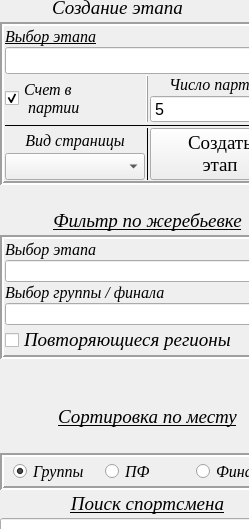
    <widget class="QWidget" name="page_6">
     <property name="geometry">
      <rect>
       <x>0</x>
       <y>0</y>
       <width>249</width>
       <height>529</height>
      </rect>
     </property>
     <attribute name="label">
      <string>Система</string>
     </attribute>
     <widget class="QLabel" name="label_18">
      <property name="geometry">
       <rect>
        <x>12</x>
        <y>0</y>
        <width>211</width>
        <height>16</height>
       </rect>
      </property>
      <property name="font">
       <font>
        <family>Times New Roman</family>
        <pointsize>14</pointsize>
        <weight>50</weight>
        <italic>true</italic>
        <bold>false</bold>
        <underline>true</underline>
       </font>
      </property>
      <property name="text">
       <string>Создание этапа</string>
      </property>
      <property name="alignment">
       <set>Qt::AlignCenter</set>
      </property>
     </widget>
     <widget class="QWidget" name="verticalLayoutWidget">
      <property name="geometry">
       <rect>
        <x>0</x>
        <y>20</y>
        <width>295</width>
        <height>520</height>
       </rect>
      </property>
      <layout class="QVBoxLayout" name="verticalLayout_57" stretch="0,0,0,0,0,0,0,0,0,0,0,0">
       <property name="spacing">
        <number>3</number>
       </property>
       <property name="sizeConstraint">
        <enum>QLayout::SetNoConstraint</enum>
       </property>
       <property name="leftMargin">
        <number>0</number>
       </property>
       <property name="topMargin">
        <number>2</number>
       </property>
       <property name="rightMargin">
        <number>0</number>
       </property>
       <property name="bottomMargin">
        <number>0</number>
       </property>
       <item>
        <widget class="QFrame" name="frame_2">
         <property name="frameShape">
          <enum>QFrame::Box</enum>
         </property>
         <property name="frameShadow">
          <enum>QFrame::Sunken</enum>
         </property>
         <property name="lineWidth">
          <number>2</number>
         </property>
         <layout class="QGridLayout" name="gridLayout_7">
          <property name="leftMargin">
           <number>1</number>
          </property>
          <property name="topMargin">
           <number>1</number>
          </property>
          <property name="rightMargin">
           <number>1</number>
          </property>
          <property name="bottomMargin">
           <number>1</number>
          </property>
          <property name="spacing">
           <number>1</number>
          </property>
          <item row="5" column="2">
           <widget class="QSpinBox" name="spinBox">
            <property name="sizePolicy">
             <sizepolicy hsizetype="Expanding" vsizetype="Fixed">
              <horstretch>0</horstretch>
              <verstretch>0</verstretch>
             </sizepolicy>
            </property>
            <property name="font">
             <font>
              <pointsize>12</pointsize>
             </font>
            </property>
            <property name="minimum">
             <number>3</number>
            </property>
            <property name="maximum">
             <number>7</number>
            </property>
            <property name="singleStep">
             <number>2</number>
            </property>
            <property name="value">
             <number>5</number>
            </property>
           </widget>
          </item>
          <item row="4" column="2">
           <widget class="QLabel" name="label_62">
            <property name="font">
             <font>
              <family>Times New Roman</family>
              <pointsize>12</pointsize>
              <italic>true</italic>
             </font>
            </property>
            <property name="text">
             <string>Число партий:</string>
            </property>
            <property name="alignment">
             <set>Qt::AlignCenter</set>
            </property>
           </widget>
          </item>
          <item row="4" column="0" rowspan="2">
           <widget class="QCheckBox" name="checkBox_visible_game">
            <property name="sizePolicy">
             <sizepolicy hsizetype="Expanding" vsizetype="Fixed">
              <horstretch>0</horstretch>
              <verstretch>0</verstretch>
             </sizepolicy>
            </property>
            <property name="font">
             <font>
              <family>Times New Roman</family>
              <pointsize>12</pointsize>
              <italic>true</italic>
             </font>
            </property>
            <property name="layoutDirection">
             <enum>Qt::LeftToRight</enum>
            </property>
            <property name="text">
             <string>Счет в
 партии</string>
            </property>
            <property name="checked">
             <bool>true</bool>
            </property>
           </widget>
          </item>
          <item row="1" column="0">
           <widget class="QLabel" name="label_10">
            <property name="sizePolicy">
             <sizepolicy hsizetype="Expanding" vsizetype="Minimum">
              <horstretch>0</horstretch>
              <verstretch>0</verstretch>
             </sizepolicy>
            </property>
            <property name="font">
             <font>
              <family>Times New Roman</family>
              <pointsize>12</pointsize>
              <italic>true</italic>
              <underline>true</underline>
             </font>
            </property>
            <property name="text">
             <string>Выбор этапа</string>
            </property>
           </widget>
          </item>
          <item row="8" column="0" colspan="3">
           <widget class="Line" name="line_17">
            <property name="frameShadow">
             <enum>QFrame::Plain</enum>
            </property>
            <property name="orientation">
             <enum>Qt::Horizontal</enum>
            </property>
           </widget>
          </item>
          <item row="2" column="0" colspan="3">
           <widget class="QComboBox" name="comboBox_etap">
            <property name="sizePolicy">
             <sizepolicy hsizetype="Expanding" vsizetype="Fixed">
              <horstretch>0</horstretch>
              <verstretch>0</verstretch>
             </sizepolicy>
            </property>
            <property name="font">
             <font>
              <pointsize>12</pointsize>
              <italic>true</italic>
             </font>
            </property>
            <property name="editable">
             <bool>true</bool>
            </property>
           </widget>
          </item>
          <item row="9" column="1" rowspan="2">
           <widget class="Line" name="line_13">
            <property name="frameShadow">
             <enum>QFrame::Plain</enum>
            </property>
            <property name="orientation">
             <enum>Qt::Vertical</enum>
            </property>
           </widget>
          </item>
          <item row="10" column="0">
           <widget class="QComboBox" name="comboBox_page_vid">
            <property name="sizePolicy">
             <sizepolicy hsizetype="Expanding" vsizetype="Expanding">
              <horstretch>0</horstretch>
              <verstretch>0</verstretch>
             </sizepolicy>
            </property>
            <property name="font">
             <font>
              <pointsize>12</pointsize>
             </font>
            </property>
           </widget>
          </item>
          <item row="9" column="0">
           <widget class="QLabel" name="label_13">
            <property name="sizePolicy">
             <sizepolicy hsizetype="Preferred" vsizetype="MinimumExpanding">
              <horstretch>0</horstretch>
              <verstretch>0</verstretch>
             </sizepolicy>
            </property>
            <property name="font">
             <font>
              <family>Times New Roman</family>
              <pointsize>12</pointsize>
              <italic>true</italic>
             </font>
            </property>
            <property name="text">
             <string>Вид страницы</string>
            </property>
            <property name="alignment">
             <set>Qt::AlignCenter</set>
            </property>
           </widget>
          </item>
          <item row="9" column="2" rowspan="2">
           <widget class="QPushButton" name="Button_etap_made">
            <property name="sizePolicy">
             <sizepolicy hsizetype="Expanding" vsizetype="Expanding">
              <horstretch>0</horstretch>
              <verstretch>0</verstretch>
             </sizepolicy>
            </property>
            <property name="font">
             <font>
              <family>Times New Roman</family>
              <pointsize>14</pointsize>
             </font>
            </property>
            <property name="text">
             <string>Создать
этап</string>
            </property>
            <property name="iconSize">
             <size>
              <width>16</width>
              <height>16</height>
             </size>
            </property>
            <property name="checkable">
             <bool>false</bool>
            </property>
            <property name="default">
             <bool>false</bool>
            </property>
            <property name="flat">
             <bool>false</bool>
            </property>
           </widget>
          </item>
          <item row="4" column="1" rowspan="2">
           <widget class="Line" name="line_18">
            <property name="frameShadow">
             <enum>QFrame::Raised</enum>
            </property>
            <property name="orientation">
             <enum>Qt::Vertical</enum>
            </property>
           </widget>
          </item>
         </layout>
        </widget>
       </item>
       <item>
        <spacer name="verticalSpacer_3">
         <property name="orientation">
          <enum>Qt::Vertical</enum>
         </property>
         <property name="sizeHint" stdset="0">
          <size>
           <width>20</width>
           <height>40</height>
          </size>
         </property>
        </spacer>
       </item>
       <item>
        <widget class="QLabel" name="label_20">
         <property name="font">
          <font>
           <family>Times New Roman</family>
           <pointsize>14</pointsize>
           <weight>50</weight>
           <italic>true</italic>
           <bold>false</bold>
           <underline>true</underline>
          </font>
         </property>
         <property name="text">
          <string>&lt;html&gt;&lt;head/&gt;&lt;body&gt;&lt;p&gt;Фильтр по жеребьевке&lt;/p&gt;&lt;/body&gt;&lt;/html&gt;</string>
         </property>
         <property name="alignment">
          <set>Qt::AlignCenter</set>
         </property>
        </widget>
       </item>
       <item>
        <widget class="QFrame" name="frame_3">
         <property name="frameShape">
          <enum>QFrame::Box</enum>
         </property>
         <property name="frameShadow">
          <enum>QFrame::Sunken</enum>
         </property>
         <property name="lineWidth">
          <number>2</number>
         </property>
         <layout class="QGridLayout" name="gridLayout_8">
          <property name="leftMargin">
           <number>1</number>
          </property>
          <property name="topMargin">
           <number>1</number>
          </property>
          <property name="rightMargin">
           <number>1</number>
          </property>
          <property name="bottomMargin">
           <number>1</number>
          </property>
          <property name="spacing">
           <number>1</number>
          </property>
          <item row="1" column="0">
           <widget class="QComboBox" name="comboBox_filter_choice_stage">
            <property name="editable">
             <bool>true</bool>
            </property>
           </widget>
          </item>
          <item row="3" column="0">
           <widget class="QComboBox" name="comboBox_filter_number_group_final">
            <property name="editable">
             <bool>true</bool>
            </property>
           </widget>
          </item>
          <item row="2" column="0">
           <widget class="QLabel" name="label_60">
            <property name="font">
             <font>
              <family>Times New Roman</family>
              <pointsize>12</pointsize>
              <italic>true</italic>
             </font>
            </property>
            <property name="text">
             <string>Выбор группы / финала</string>
            </property>
            <property name="alignment">
             <set>Qt::AlignLeading|Qt::AlignLeft|Qt::AlignVCenter</set>
            </property>
           </widget>
          </item>
          <item row="0" column="0">
           <widget class="QLabel" name="label_50">
            <property name="font">
             <font>
              <family>Times New Roman</family>
              <pointsize>12</pointsize>
              <italic>true</italic>
             </font>
            </property>
            <property name="text">
             <string>Выбор этапа</string>
            </property>
            <property name="alignment">
             <set>Qt::AlignLeading|Qt::AlignLeft|Qt::AlignVCenter</set>
            </property>
           </widget>
          </item>
          <item row="4" column="0">
           <widget class="QCheckBox" name="checkBox_repeat_regions">
            <property name="font">
             <font>
              <family>Times New Roman</family>
              <pointsize>14</pointsize>
              <italic>true</italic>
             </font>
            </property>
            <property name="text">
             <string>Повторяющиеся регионы</string>
            </property>
           </widget>
          </item>
         </layout>
        </widget>
       </item>
       <item>
        <spacer name="verticalSpacer_2">
         <property name="orientation">
          <enum>Qt::Vertical</enum>
         </property>
         <property name="sizeType">
          <enum>QSizePolicy::Expanding</enum>
         </property>
         <property name="sizeHint" stdset="0">
          <size>
           <width>20</width>
           <height>40</height>
          </size>
         </property>
        </spacer>
       </item>
       <item>
        <spacer name="verticalSpacer">
         <property name="orientation">
          <enum>Qt::Vertical</enum>
         </property>
         <property name="sizeHint" stdset="0">
          <size>
           <width>20</width>
           <height>40</height>
          </size>
         </property>
        </spacer>
       </item>
       <item>
        <widget class="QLabel" name="label_28">
         <property name="font">
          <font>
           <family>Times New Roman</family>
           <pointsize>14</pointsize>
           <weight>50</weight>
           <italic>true</italic>
           <bold>false</bold>
           <underline>true</underline>
          </font>
         </property>
         <property name="text">
          <string>&lt;html&gt;&lt;head/&gt;&lt;body&gt;&lt;p&gt;Сортировка по месту&lt;/p&gt;&lt;/body&gt;&lt;/html&gt;</string>
         </property>
         <property name="alignment">
          <set>Qt::AlignCenter</set>
         </property>
        </widget>
       </item>
       <item>
        <layout class="QHBoxLayout" name="horizontalLayout_6">
         <property name="spacing">
          <number>1</number>
         </property>
        </layout>
       </item>
       <item>
        <spacer name="verticalSpacer_4">
         <property name="orientation">
          <enum>Qt::Vertical</enum>
         </property>
         <property name="sizeHint" stdset="0">
          <size>
           <width>20</width>
           <height>40</height>
          </size>
         </property>
        </spacer>
       </item>
       <item>
        <widget class="QFrame" name="frame_4">
         <property name="sizePolicy">
          <sizepolicy hsizetype="MinimumExpanding" vsizetype="MinimumExpanding">
           <horstretch>0</horstretch>
           <verstretch>0</verstretch>
          </sizepolicy>
         </property>
         <property name="frameShape">
          <enum>QFrame::Box</enum>
         </property>
         <property name="frameShadow">
          <enum>QFrame::Sunken</enum>
         </property>
         <property name="lineWidth">
          <number>2</number>
         </property>
         <layout class="QGridLayout" name="gridLayout_9">
          <property name="topMargin">
           <number>2</number>
          </property>
          <property name="bottomMargin">
           <number>2</number>
          </property>
          <property name="verticalSpacing">
           <number>1</number>
          </property>
          <item row="0" column="0">
           <widget class="QRadioButton" name="radioButton_gr_sort">
            <property name="font">
             <font>
              <family>Times New Roman</family>
              <pointsize>12</pointsize>
              <italic>true</italic>
             </font>
            </property>
            <property name="text">
             <string>Группы</string>
            </property>
            <property name="checked">
             <bool>true</bool>
            </property>
           </widget>
          </item>
          <item row="0" column="1">
           <widget class="QRadioButton" name="radioButton_sf_sort">
            <property name="font">
             <font>
              <family>Times New Roman</family>
              <pointsize>12</pointsize>
              <italic>true</italic>
             </font>
            </property>
            <property name="text">
             <string>ПФ</string>
            </property>
           </widget>
          </item>
          <item row="0" column="2">
           <widget class="QRadioButton" name="radioButton_fin_sort">
            <property name="font">
             <font>
              <family>Times New Roman</family>
              <pointsize>12</pointsize>
              <italic>true</italic>
             </font>
            </property>
            <property name="text">
             <string>Финалы</string>
            </property>
           </widget>
          </item>
         </layout>
        </widget>
       </item>
       <item>
        <widget class="QLabel" name="label_49">
         <property name="font">
          <font>
           <family>Times New Roman</family>
           <pointsize>14</pointsize>
           <weight>50</weight>
           <italic>true</italic>
           <bold>false</bold>
           <underline>true</underline>
          </font>
         </property>
         <property name="text">
          <string>Поиск спортсмена</string>
         </property>
         <property name="alignment">
          <set>Qt::AlignCenter</set>
         </property>
        </widget>
       </item>
       <item>
        <widget class="QLineEdit" name="lineEdit_find_player_in_system"/>
       </item>
      </layout>
     </widget>
    </widget>
